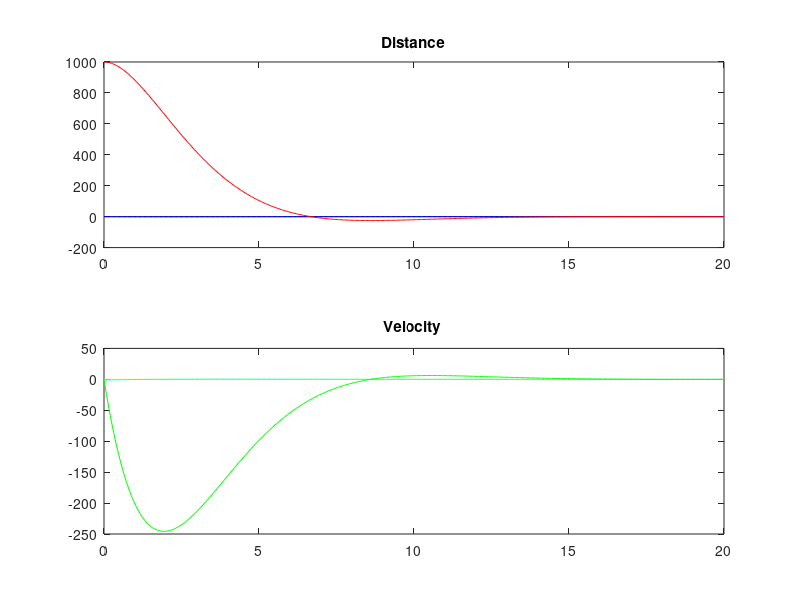

Write the MATLAB code that produced this figure.
clc;
clear;
% close all;


% Position Control of Chaser using HCW equations.
% n=ureal('n',2*pi/(24*3600),'percent',2);%Data is of Geosynchronous Satellite
%% Constants and Data
n=2*pi/(24*3600);
t = 0:0.04:20;

%% A,B,C,D Matrices of State space model.
% A=[0 0 0 1 0 0; 0 0 0 0 1 0;0 0 0 0 0 1;0 0 0 0 0 -2*n ; 0 -n*n 0 0 0 0;0 0 3*n*n 2*n 0 0];
A=[0 0 0 1 0 0; 0 0 0 0 1 0;0 0 0 0 0 1;3*n*n 0 0 0 2*n 0;0 0 0 -2*n 0 0;0 0 -n*n 0 0 0];  %x and y in plane and z out of plan.
B=[0 0 0; 0 0 0; 0 0 0;1 0 0; 0 1 0; 0 0 1];
C_Nbar=[1 0 0 0 0 0 ;0 1 0 0 0 0; 0 0 1 0 0 0];
C=eye(6);
D=0;

%% Reference State and Intial State.
u=[-100*zeros(size(t));zeros(size(t));zeros(size(t))];
init=[0;0;1000;0;-1;0];

%ref=[-100;0;0;0;0;0];%First Hold Point.

%% Applying LQR Algorithm to get best k for Full State Feedback.
Q=0.1*(C'*C);
R=eye(3);
k=lqr(A,B,Q,R);

%% Creating State Space Model without State Feedback 
State=ss(A,B,C,D,'InputName',{'ax','ay','az'},'OutputName'...
    ,{'y'},'StateName',{'x','y','z','x*','y*','z*'});

%% Creating State Space Model with Full State Feedback
 Nbar=-(inv(C_Nbar*inv(A-B*k)*B));
 State1=ss(A-B*k,B*Nbar,C,D,'InputName',{'ax','ay','az'},'OutputName'...
    ,{'y'},'StateName',{'x','y','z','x*','y*','z*'});
% opt=robOptions('Display','on','Sensitivity','on');
% [StabilityMargin,wcu]=robstab(State1,opt);

y1=lsim(State1,u,t,init);%Getting the Values from Linear Approximation.

% set(findall(gcf,'type','line'),'linewidth',3);
%% Plotting the linear Simulation 

figure (9)

subplot(2,1,1)
plot(t,y1(:,1),'-k')
hold on
plot(t,y1(:,2),'-b')
plot(t,y1(:,3),'-r')
title('Distance')
hold off

subplot(2,1,2)
plot(t,y1(:,4),'-y')
hold on
plot(t,y1(:,5),'-c')
plot(t,y1(:,6),'-g')
title('Velocity ')
hold off

%% Making Robust
% %Weights
% Wa1=ss(1);
% Wa2=ss(2);
% wa3=ss(1);
% Wsv1=ss(1);
% Wsv2=ss(1);
% Wsv3=ss(1);
% Wsv4=ss(1);
% Wsv5=ss(1);
% Wsv6=ss(1);
% Wext=ss(0.11);
% 
% Wext.u='d';
% Wext.y='r';
% Wa1.u='u1';
% Wa1.y='e1';
% Wa2.u='u2';
% Wa2.y='e2';
% Wa3.u='u3';
% Wa3.y='e3';
% Wsv1.u='x';
% Wsv1.y='e4';
% Wsv2.y='e5';
% Wsv3.y='e6';
% Wsv4.y='e7';
% Wsv5.y='e8';
% Wsv6.y='e9';
% Wsv2.u='y';
% Wsv3.u='z';
% Wsv4.u='x.';
% Wsv5.u='y.';
% Wsv6.u='x.';
% 
% ICinputs={'d','u1','u2','u3'};
% ICoutputs={'e1','e2','e3','e4','e5','e6'};
% pos1=sumblk('y1=x');
% pos2=sumblk('y1=y');
% pos3=sumblk('y1=z');
% pos4=sumblk('y1=x.');
% pos5=sumblk('y1=y.');
% pos6=sumblk('y1=z.');
% satic=connect(State,Wext,Wa1,Wa2,Wa3,Wsv1,Wsv2,Wsv3,Wsv4,Wsv5,Wsv6,...
%     ICinputs,ICoutputs);
% 
% ncont=3;
% nmea=6;
% K=ss(zeros(ncont,nmea,3));
% gamma=zeros(3,1);
% for i=1:3
%     [K(:,:,i),~,gamma(i)]=hinfsyn(satic(:,:,i),nmea,ncont);
% end


